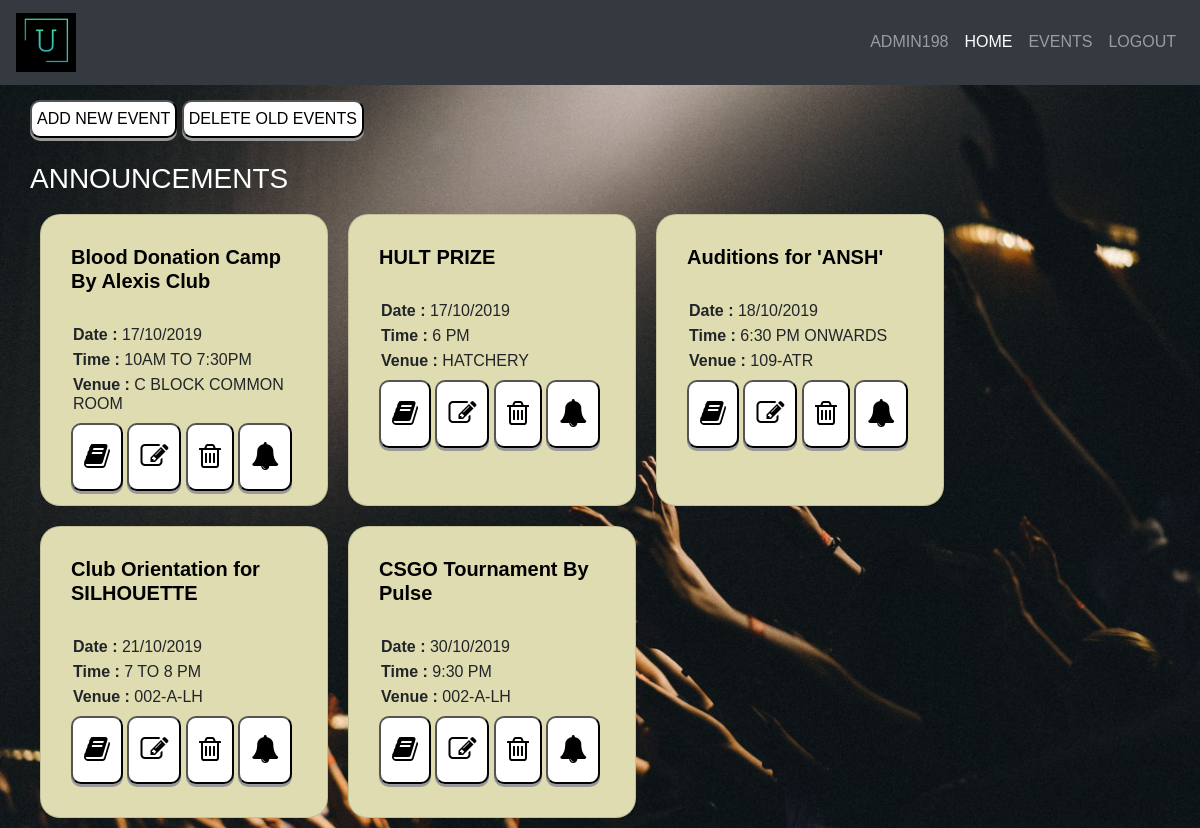
Screenshot of /admin/ (signed in) with the database file from the repository.
### models.py (models this page shows, shortened)
class EventsModel(db.Model):
    __tablename__ = 'events'
    ID = db.Column(db.String(8), nullable=False, primary_key=True)
    EventHeading = db.Column(db.String(255), nullable=False)
    EventDescription = db.Column(db.Text, nullable=False)
    EventDate = db.Column(db.String(20), nullable=False)
    EventTime = db.Column(db.String(255), nullable=False)
    EventVenue = db.Column(db.String(255), nullable=False)

### views_admin.py (the view)
@app.route(URL_PREFIX + '/')
def admin_panel():
    if 'admin' in session:
        return render_template("panels/admin/homepage.html"
                               , events=sort_events(EventsModel.query.all()))
    else:
        flash("Admin Not Logged In", 'danger')
        print("Admin Not Logged In")
        return redirect('/login')

### app.py (called while the page is built)
def sort_events(lst):    # sort events based on date only
    new_list = []
    while lst:
        minimum = datetime.strptime(lst[0].EventDate, '%d/%m/%Y').date()
        ev = lst[0]
        for e in lst:
            event_date = datetime.strptime(e.EventDate, '%d/%m/%Y').date()
            if event_date < minimum:
                minimum = event_date
                ev = e
        new_list.append(ev)
        if ev in lst:
            lst.remove(ev)
    return new_list

def get_session():
    return session

@app.before_request
def make_session_permanent():
    session.permanent = True
    app.permanent_session_lifetime = timedelta(minutes=15)

### templates/panels/admin/homepage.html (shortened to what this page needs)
{% extends "layout.html" %}
    {% block body %}
    <a href="/events/add"><input type="button" value="ADD NEW EVENT"></a>
    <a href="/events/delete-old-events"><input type="button" value="DELETE OLD EVENTS"></a>
    <br /><br />
    <h3 style="color:white;">ANNOUNCEMENTS</h3>
    {% for event in events %}
    <div class="card" style="width: 18rem;">
        <div class="card-body">
            <h5 class="card-title"><b>{{event.EventHeading}}</b></h5>
            <br/>
            <h6 class="card-subtitle mb-2"><b>Date : </b>{{event.EventDate}}</h6>
            <h6 class="card-subtitle mb-2"><b>Time : </b>{{event.EventTime}}</h6>
            <h6 class="card-subtitle mb-2"><b>Venue : </b>{{event.EventVenue}}</h6>
            <a href="/events/{{event.ID}}" data-toggle="tooltip" title="Read More">
                <button>
                    <i class="fa fa-book"></i>
                </button>
            </a>
            <a href="/events/modify/{{event.ID}}" data-toggle="tooltip" title="Modify Event">
                <button>
                    <i class="fa fa-edit"></i>
                </button>
            </a>
            <a href="/events/delete/{{event.ID}}" data-toggle="tooltip" title="Delete Event">
                <button>
                    <i class="fa fa-trash-o"></i>
                </button>
            </a>
            <a href="/events/send-reminder/{{event.ID}}" data-toggle="tooltip" title="Send Reminder">
                <button>
                    <i class="fa fa-bell"></i>
                </button>
            </a>
        </div>
    </div>
    {% endfor %}
    {% endblock %}

### static/css/layout-style.css (style rules this page uses)
:root { --primary-color: white; --card-background: #dedcb0; --text-color: black; --card-button-color: #fff; }
* { padding: 0; margin: 0; font-family: sans-serif; }
body { background: url("/static/img/bg.jpg"); background-size: cover; }
a { color: var(--text-color); }
.card { float: left; border-radius: 20px; padding: 10px; margin: 10px; width: 100%; background: var(--card-background); }
.card-body { height:280px; }
.card-body .card-subtitle { padding:2px; }
.card .card-body .card-title, .card .card-body .card-link { color: black; }
input[type="button"],button { background-color: var(--card-button-color); padding: 5px; text-align: center; border-radius: 10px; text-decoration: none; display: inline-block; font-size: 16px; cursor: pointer; outline: none; box-shadow: 0 3px #999; transition: 0.1s; }
a button { font-size:28px; padding:11px; }

### templates/panels/admin/homepage.html (style rules this page uses)
.card-body { height:270px; }

### rows the page displays
EventsModel: EventHeading "Blood Donation Camp By Alexis Club", EventDate "17/10/2019", EventTime "10AM TO 7:30PM", EventVenue "C BLOCK COMMON ROOM"
EventsModel: EventHeading "HULT PRIZE", EventDate "17/10/2019", EventTime "6 PM", EventVenue "HATCHERY"
EventsModel: EventHeading "Auditions for 'ANSH'", EventDate "18/10/2019", EventTime "6:30 PM ONWARDS", EventVenue "109-ATR"
EventsModel: EventHeading "Club Orientation for SILHOUETTE", EventDate "21/10/2019", EventTime "7 TO 8 PM", EventVenue "002-A-LH"
EventsModel: EventHeading "CSGO Tournament By Pulse", EventDate "30/10/2019", EventTime "9:30 PM", EventVenue "002-A-LH"

### other values shown
{{ session['name'] }} "ADMIN198"
